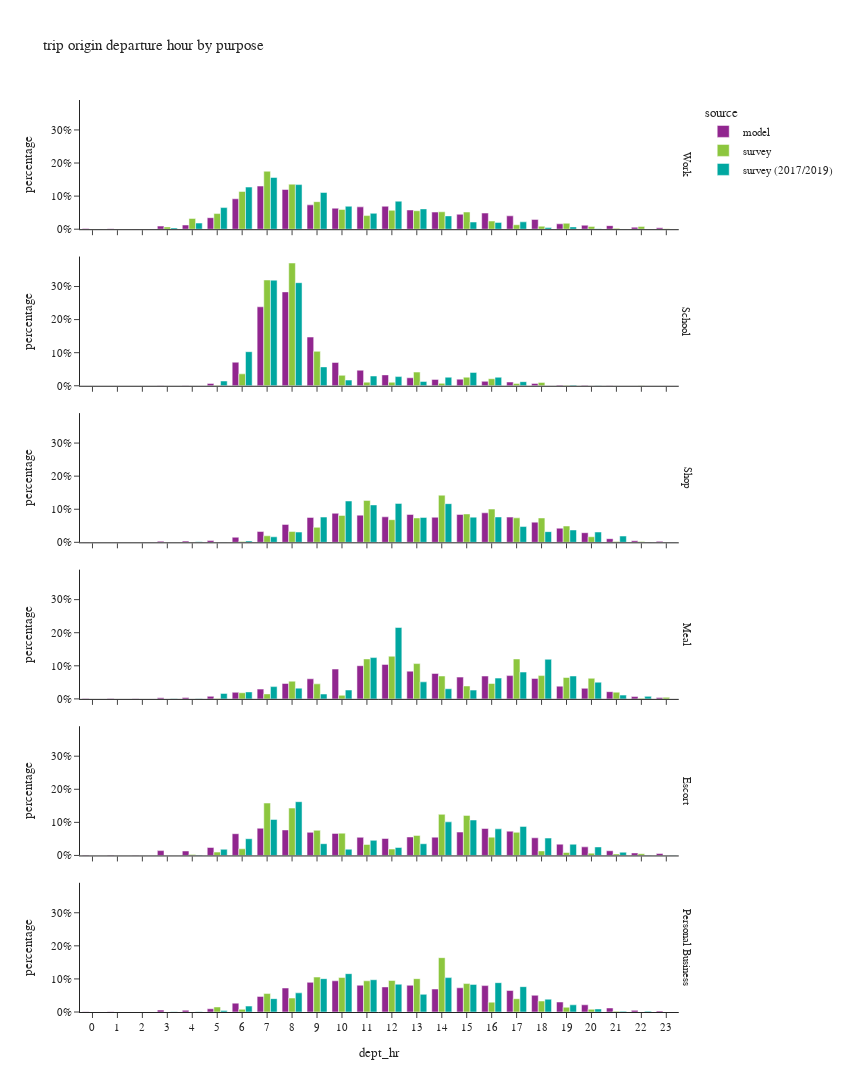

Write notebook code for a chart like this one.
### Code cell
df_plot = df_trip.groupby(['dept_hr','dpurp_label','source'])['trexpfac'].agg(sample_count='size', trexpfac='sum').reset_index()
df_plot['percentage'] = df_plot.groupby(['dpurp_label','source'], group_keys=False)['trexpfac']. \
    apply(lambda x: x / float(x.sum()))

fig = px.bar(df_plot.sort_values(['source','dpurp_label']),
             x="dept_hr", y="percentage", color="source",barmode="group",
             facet_row='dpurp_label',
             hover_data=['trexpfac','sample_count'],
             title="trip origin departure hour by purpose")
fig.update_layout(height=1500, width=850)
fig.for_each_annotation(lambda a: a.update(text = a.text.split("=")[-1]))
fig.for_each_xaxis(lambda a: a.update(dict(dtick = 1, categoryorder='category ascending')))
fig.for_each_yaxis(lambda a: a.update(dict(tickformat=".0%")))
fig.show()

### Figure 1 — Plotly figure (JSON) as saved in the notebook; plotly's stock layout.template omitted (floating-point values rounded to 4 significant figures)
{"data": [{"alignmentgroup": "True", "customdata": [[5015.0, 5015.0], [3434.0, 3434.0], [1235.0, 1235.0], [26930.0, 26930.0], [36080.0, 36080.0], [99280.0, 99280.0], [262300.0, 262300.0], [372100.0, 372100.0], [342500.0, 342500.0], [209900.0, 209900.0], [181300.0, 181300.0], [192700.0, 192700.0], [197900.0, 197900.0], [165900.0, 165900.0], [147800.0, 147800.0], [128900.0, 128900.0], [139300.0, 139300.0], [115300.0, 115300.0], [84520.0, 84520.0], [46510.0, 46510.0], [34290.0, 34290.0], [30780.0, 30780.0], [17460.0, 17460.0], [12490.0, 12490.0]], "hovertemplate": "source=model<br>dpurp_label=Work<br>dept_hr=%{x}<br>percentage=%{y}<br>trexpfac=%{customdata[0]}<br>sample_count=%{customdata[1]}<extra></extra>", "legendgroup": "model", "marker": {"color": "#91268F", "pattern": {"shape": ""}}, "name": "model", "offsetgroup": "model", "orientation": "v", "showlegend": true, "textposition": "auto", "type": "bar", "x": [0, 1, 2, 3, 4, 5, 6, 7, 8, 9, 10, 11, 12, 13, 14, 15, 16, 17, 18, 19, 20, 21, 22, 23], "xaxis": "x6", "y": [0.001757, 0.001203, 0.0004328, 0.009436, 0.01264, 0.03479, 0.09192, 0.1304, 0.12, 0.07357, 0.06351, 0.06753, 0.06933, 0.05813, 0.05179, 0.04516, 0.04881, 0.04041, 0.02961, 0.0163, 0.01201, 0.01079, 0.006116, 0.004376], "yaxis": "y6"}, {"alignmentgroup": "True", "customdata": [[19.0, 19.0], [6.0, 6.0], [0.0, 0.0], [467.0, 467.0], [574.0, 574.0], [4526.0, 4526.0], [45680.0, 45680.0], [153100.0, 153100.0], [182100.0, 182100.0], [94480.0, 94480.0], [45200.0, 45200.0], [30200.0, 30200.0], [21080.0, 21080.0], [15500.0, 15500.0], [12360.0, 12360.0], [12800.0, 12800.0], [8598.0, 8598.0], [7278.0, 7278.0], [4483.0, 4483.0], [1392.0, 1392.0], [1103.0, 1103.0], [567.0, 567.0], [112.0, 112.0], [69.0, 69.0]], "hovertemplate": "source=model<br>dpurp_label=School<br>dept_hr=%{x}<br>percentage=%{y}<br>trexpfac=%{customdata[0]}<br>sample_count=%{customdata[1]}<extra></extra>", "legendgroup": "model", "marker": {"color": "#91268F", "pattern": {"shape": ""}}, "name": "model", "offsetgroup": "model", "orientation": "v", "showlegend": false, "textposition": "auto", "type": "bar", "x": [0, 1, 2, 3, 4, 5, 6, 7, 8, 9, 10, 11, 12, 13, 14, 15, 16, 17, 18, 19, 20, 21, 22, 23], "xaxis": "x5", "y": [2.961e-05, 9.35e-06, 0.0, 0.0007277, 0.0008945, 0.007053, 0.07119, 0.2386, 0.2838, 0.1472, 0.07044, 0.04707, 0.03284, 0.02415, 0.01926, 0.01994, 0.0134, 0.01134, 0.006986, 0.002169, 0.001719, 0.0008836, 0.0001745, 0.0001075], "yaxis": "y5"}, {"alignmentgroup": "True", "customdata": [[1132.0, 1132.0], [812.0, 812.0], [352.0, 352.0], [6315.0, 6315.0], [6457.0, 6457.0], [10120.0, 10120.0], [27440.0, 27440.0], [58300.0, 58300.0], [96680.0, 96680.0], [134400.0, 134400.0], [156700.0, 156700.0], [146700.0, 146700.0], [137600.0, 137600.0], [150400.0, 150400.0], [135400.0, 135400.0], [150500.0, 150500.0], [159300.0, 159300.0], [136100.0, 136100.0], [109000.0, 109000.0], [76260.0, 76260.0], [52000.0, 52000.0], [19610.0, 19610.0], [8657.0, 8657.0], [5363.0, 5363.0]], "hovertemplate": "source=model<br>dpurp_label=Shop<br>dept_hr=%{x}<br>percentage=%{y}<br>trexpfac=%{customdata[0]}<br>sample_count=%{customdata[1]}<extra></extra>", "legendgroup": "model", "marker": {"color": "#91268F", "pattern": {"shape": ""}}, "name": "model", "offsetgroup": "model", "orientation": "v", "showlegend": false, "textposition": "auto", "type": "bar", "x": [0, 1, 2, 3, 4, 5, 6, 7, 8, 9, 10, 11, 12, 13, 14, 15, 16, 17, 18, 19, 20, 21, 22, 23], "xaxis": "x4", "y": [0.000634, 0.0004547, 0.0001971, 0.003537, 0.003616, 0.00567, 0.01537, 0.03265, 0.05414, 0.07526, 0.08773, 0.08218, 0.07707, 0.08425, 0.07581, 0.08427, 0.08924, 0.07622, 0.06104, 0.04271, 0.02912, 0.01098, 0.004848, 0.003003], "yaxis": "y4"}, {"alignmentgroup": "True", "customdata": [[1452.0, 1452.0], [1196.0, 1196.0], [559.0, 559.0], [4189.0, 4189.0], [5051.0, 5051.0], [9351.0, 9351.0], [24170.0, 24170.0], [35950.0, 35950.0], [56580.0, 56580.0], [73940.0, 73940.0], [109800.0, 109800.0], [122000.0, 122000.0], [126900.0, 126900.0], [102000.0, 102000.0], [93490.0, 93490.0], [80120.0, 80120.0], [84070.0, 84070.0], [85650.0, 85650.0], [75390.0, 75390.0], [46830.0, 46830.0], [38880.0, 38880.0], [26530.0, 26530.0], [8522.0, 8522.0], [4995.0, 4995.0]], "hovertemplate": "source=model<br>dpurp_label=Meal<br>dept_hr=%{x}<br>percentage=%{y}<br>trexpfac=%{customdata[0]}<br>sample_count=%{customdata[1]}<extra></extra>", "legendgroup": "model", "marker": {"color": "#91268F", "pattern": {"shape": ""}}, "name": "model", "offsetgroup": "model", "orientation": "v", "showlegend": false, "textposition": "auto", "type": "bar", "x": [0, 1, 2, 3, 4, 5, 6, 7, 8, 9, 10, 11, 12, 13, 14, 15, 16, 17, 18, 19, 20, 21, 22, 23], "xaxis": "x3", "y": [0.001192, 0.0009822, 0.0004591, 0.00344, 0.004148, 0.00768, 0.01985, 0.02953, 0.04647, 0.06073, 0.09017, 0.1002, 0.1042, 0.08376, 0.07678, 0.0658, 0.06904, 0.07034, 0.06191, 0.03846, 0.03193, 0.02179, 0.006999, 0.004102], "yaxis": "y3"}, {"alignmentgroup": "True", "customdata": [[3097.0, 3097.0], [2228.0, 2228.0], [1012.0, 1012.0], [28660.0, 28660.0], [26600.0, 26600.0], [47290.0, 47290.0], [129200.0, 129200.0], [161600.0, 161600.0], [151600.0, 151600.0], [137400.0, 137400.0], [131200.0, 131200.0], [107800.0, 107800.0], [100700.0, 100700.0], [109800.0, 109800.0], [108700.0, 108700.0], [139000.0, 139000.0], [160100.0, 160100.0], [144300.0, 144300.0], [104900.0, 104900.0], [67100.0, 67100.0], [50970.0, 50970.0], [27830.0, 27830.0], [14870.0, 14870.0], [11460.0, 11460.0]], "hovertemplate": "source=model<br>dpurp_label=Escort<br>dept_hr=%{x}<br>percentage=%{y}<br>trexpfac=%{customdata[0]}<br>sample_count=%{customdata[1]}<extra></extra>", "legendgroup": "model", "marker": {"color": "#91268F", "pattern": {"shape": ""}}, "name": "model", "offsetgroup": "model", "orientation": "v", "showlegend": false, "textposition": "auto", "type": "bar", "x": [0, 1, 2, 3, 4, 5, 6, 7, 8, 9, 10, 11, 12, 13, 14, 15, 16, 17, 18, 19, 20, 21, 22, 23], "xaxis": "x2", "y": [0.001574, 0.001132, 0.0005143, 0.01457, 0.01352, 0.02404, 0.06569, 0.08216, 0.07704, 0.06982, 0.06667, 0.0548, 0.0512, 0.05578, 0.05526, 0.07064, 0.08139, 0.07335, 0.05332, 0.0341, 0.02591, 0.01414, 0.007557, 0.005823], "yaxis": "y2"}, {"alignmentgroup": "True", "customdata": [[625.0, 625.0], [369.0, 369.0], [152.0, 152.0], [4913.0, 4913.0], [4582.0, 4582.0], [8217.0, 8217.0], [22630.0, 22630.0], [39800.0, 39800.0], [61230.0, 61230.0], [75720.0, 75720.0], [79640.0, 79640.0], [68350.0, 68350.0], [64000.0, 64000.0], [68200.0, 68200.0], [58680.0, 58680.0], [61760.0, 61760.0], [67400.0, 67400.0], [54820.0, 54820.0], [42670.0, 42670.0], [25500.0, 25500.0], [18360.0, 18360.0], [10260.0, 10260.0], [4177.0, 4177.0], [2570.0, 2570.0]], "hovertemplate": "source=model<br>dpurp_label=Personal Business<br>dept_hr=%{x}<br>percentage=%{y}<br>trexpfac=%{customdata[0]}<br>sample_count=%{customdata[1]}<extra></extra>", "legendgroup": "model", "marker": {"color": "#91268F", "pattern": {"shape": ""}}, "name": "model", "offsetgroup": "model", "orientation": "v", "showlegend": false, "textposition": "auto", "type": "bar", "x": [0, 1, 2, 3, 4, 5, 6, 7, 8, 9, 10, 11, 12, 13, 14, 15, 16, 17, 18, 19, 20, 21, 22, 23], "xaxis": "x", "y": [0.00074, 0.0004369, 0.00018, 0.005817, 0.005425, 0.009728, 0.0268, 0.04712, 0.07249, 0.08965, 0.09429, 0.08092, 0.07577, 0.08075, 0.06947, 0.07312, 0.0798, 0.0649, 0.05052, 0.0302, 0.02174, 0.01215, 0.004945, 0.003043], "yaxis": "y"}, {"alignmentgroup": "True", "customdata": [[877.6, 3.0], [44.98, 1.0], [0.0, 0.0], [11560.0, 19.0], [54580.0, 39.0], [79410.0, 96.0], [191800.0, 251.0], [294500.0, 426.0], [228800.0, 431.0], [139900.0, 244.0], [100300.0, 152.0], [69160.0, 132.0], [96010.0, 187.0], [93780.0, 142.0], [88460.0, 105.0], [87310.0, 83.0], [41400.0, 54.0], [22540.0, 49.0], [15150.0, 24.0], [30200.0, 19.0], [14130.0, 12.0], [4438.0, 9.0], [14130.0, 6.0], [2330.0, 6.0]], "hovertemplate": "source=survey<br>dpurp_label=Work<br>dept_hr=%{x}<br>percentage=%{y}<br>trexpfac=%{customdata[0]}<br>sample_count=%{customdata[1]}<extra></extra>", "legendgroup": "survey", "marker": {"color": "#8CC63E", "pattern": {"shape": ""}}, "name": "survey", "offsetgroup": "survey", "orientation": "v", "showlegend": true, "textposition": "auto", "type": "bar", "x": [0, 1, 2, 3, 4, 5, 6, 7, 8, 9, 10, 11, 12, 13, 14, 15, 16, 17, 18, 19, 20, 21, 22, 23], "xaxis": "x6", "y": [0.0005222, 2.676e-05, 0.0, 0.006878, 0.03247, 0.04724, 0.1141, 0.1752, 0.1361, 0.08323, 0.05969, 0.04115, 0.05712, 0.05579, 0.05263, 0.05194, 0.02463, 0.01341, 0.009014, 0.01796, 0.008407, 0.00264, 0.008405, 0.001386], "yaxis": "y6"}, {"alignmentgroup": "True", "customdata": [[0.0, 0.0], [0.0, 0.0], [0.0, 0.0], [0.0, 0.0], [0.0, 0.0], [869.0, 2.0], [20220.0, 26.0], [179600.0, 223.0], [208400.0, 245.0], [58420.0, 56.0], [17720.0, 18.0], [6109.0, 12.0], [5934.0, 10.0], [23220.0, 13.0], [4061.0, 15.0], [14560.0, 16.0], [11930.0, 10.0], [3751.0, 20.0], [5734.0, 4.0], [827.0, 3.0], [0.0, 0.0], [0.0, 0.0], [365.9, 1.0], [0.0, 0.0]], "hovertemplate": "source=survey<br>dpurp_label=School<br>dept_hr=%{x}<br>percentage=%{y}<br>trexpfac=%{customdata[0]}<br>sample_count=%{customdata[1]}<extra></extra>", "legendgroup": "survey", "marker": {"color": "#8CC63E", "pattern": {"shape": ""}}, "name": "survey", "offsetgroup": "survey", "orientation": "v", "showlegend": false, "textposition": "auto", "type": "bar", "x": [0, 1, 2, 3, 4, 5, 6, 7, 8, 9, 10, 11, 12, 13, 14, 15, 16, 17, 18, 19, 20, 21, 22, 23], "xaxis": "x5", "y": [0.0, 0.0, 0.0, 0.0, 0.0, 0.001547, 0.03599, 0.3197, 0.371, 0.104, 0.03155, 0.01088, 0.01056, 0.04133, 0.007229, 0.02593, 0.02124, 0.006678, 0.01021, 0.001472, 0.0, 0.0, 0.0006515, 0.0], "yaxis": "y5"}, {"alignmentgroup": "True", "customdata": [[74.84, 1.0], [0.0, 0.0], [306.3, 1.0], [0.0, 0.0], [1225.0, 1.0], [665.8, 4.0], [3048.0, 7.0], [26980.0, 33.0], [44710.0, 58.0], [62220.0, 127.0], [111600.0, 202.0], [173800.0, 231.0], [93900.0, 197.0], [101100.0, 177.0], [195500.0, 212.0], [117700.0, 183.0], [137900.0, 184.0], [101500.0, 162.0], [100900.0, 123.0], [67530.0, 120.0], [23010.0, 42.0], [3868.0, 7.0], [3627.0, 9.0], [1005.0, 4.0]], "hovertemplate": "source=survey<br>dpurp_label=Shop<br>dept_hr=%{x}<br>percentage=%{y}<br>trexpfac=%{customdata[0]}<br>sample_count=%{customdata[1]}<extra></extra>", "legendgroup": "survey", "marker": {"color": "#8CC63E", "pattern": {"shape": ""}}, "name": "survey", "offsetgroup": "survey", "orientation": "v", "showlegend": false, "textposition": "auto", "type": "bar", "x": [0, 1, 2, 3, 4, 5, 6, 7, 8, 9, 10, 11, 12, 13, 14, 15, 16, 17, 18, 19, 20, 21, 22, 23], "xaxis": "x4", "y": [5.454e-05, 0.0, 0.0002232, 0.0, 0.000893, 0.0004852, 0.002221, 0.01966, 0.03258, 0.04534, 0.08132, 0.1267, 0.06843, 0.07369, 0.1425, 0.08575, 0.1005, 0.07398, 0.07356, 0.04921, 0.01677, 0.002819, 0.002643, 0.0007327], "yaxis": "y4"}, {"alignmentgroup": "True", "customdata": [[0.0, 0.0], [0.0, 0.0], [0.0, 0.0], [0.0, 0.0], [0.0, 0.0], [1023.0, 4.0], [13310.0, 17.0], [10840.0, 32.0], [38410.0, 46.0], [32630.0, 59.0], [7727.0, 36.0], [86740.0, 122.0], [92570.0, 150.0], [76630.0, 91.0], [49690.0, 62.0], [28020.0, 73.0], [33380.0, 94.0], [86610.0, 121.0], [50550.0, 109.0], [46400.0, 69.0], [44730.0, 50.0], [14600.0, 11.0], [1100.0, 8.0], [3298.0, 3.0]], "hovertemplate": "source=survey<br>dpurp_label=Meal<br>dept_hr=%{x}<br>percentage=%{y}<br>trexpfac=%{customdata[0]}<br>sample_count=%{customdata[1]}<extra></extra>", "legendgroup": "survey", "marker": {"color": "#8CC63E", "pattern": {"shape": ""}}, "name": "survey", "offsetgroup": "survey", "orientation": "v", "showlegend": false, "textposition": "auto", "type": "bar", "x": [0, 1, 2, 3, 4, 5, 6, 7, 8, 9, 10, 11, 12, 13, 14, 15, 16, 17, 18, 19, 20, 21, 22, 23], "xaxis": "x3", "y": [0.0, 0.0, 0.0, 0.0, 0.0, 0.001424, 0.01853, 0.01509, 0.05348, 0.04543, 0.01076, 0.1208, 0.1289, 0.1067, 0.06919, 0.03901, 0.04648, 0.1206, 0.07038, 0.0646, 0.06227, 0.02033, 0.001532, 0.004591], "yaxis": "y3"}, {"alignmentgroup": "True", "customdata": [[9.538, 1.0], [0.0, 0.0], [0.0, 0.0], [0.0, 0.0], [3757.0, 1.0], [15340.0, 12.0], [30490.0, 28.0], [240400.0, 204.0], [217300.0, 225.0], [115300.0, 89.0], [102200.0, 66.0], [50290.0, 53.0], [29330.0, 66.0], [91850.0, 80.0], [188700.0, 163.0], [183800.0, 195.0], [83960.0, 140.0], [106100.0, 136.0], [20800.0, 56.0], [13510.0, 43.0], [10400.0, 20.0], [6831.0, 14.0], [7931.0, 11.0], [74.84, 1.0]], "hovertemplate": "source=survey<br>dpurp_label=Escort<br>dept_hr=%{x}<br>percentage=%{y}<br>trexpfac=%{customdata[0]}<br>sample_count=%{customdata[1]}<extra></extra>", "legendgroup": "survey", "marker": {"color": "#8CC63E", "pattern": {"shape": ""}}, "name": "survey", "offsetgroup": "survey", "orientation": "v", "showlegend": false, "textposition": "auto", "type": "bar", "x": [0, 1, 2, 3, 4, 5, 6, 7, 8, 9, 10, 11, 12, 13, 14, 15, 16, 17, 18, 19, 20, 21, 22, 23], "xaxis": "x2", "y": [6.282e-06, 0.0, 0.0, 0.0, 0.002474, 0.01011, 0.02008, 0.1583, 0.1431, 0.07594, 0.0673, 0.03312, 0.01932, 0.0605, 0.1243, 0.121, 0.0553, 0.06987, 0.0137, 0.008897, 0.006853, 0.004499, 0.005224, 4.929e-05], "yaxis": "y2"}, {"alignmentgroup": "True", "customdata": [[0.0, 0.0], [0.0, 0.0], [0.0, 0.0], [0.0, 0.0], [0.0, 0.0], [9288.0, 4.0], [4956.0, 13.0], [34050.0, 50.0], [25750.0, 56.0], [64520.0, 106.0], [63650.0, 114.0], [57580.0, 94.0], [58150.0, 96.0], [61550.0, 108.0], [100300.0, 97.0], [52490.0, 75.0], [18180.0, 64.0], [24530.0, 54.0], [20260.0, 41.0], [8765.0, 19.0], [5001.0, 10.0], [1529.0, 2.0], [46.94, 1.0], [218.2, 1.0]], "hovertemplate": "source=survey<br>dpurp_label=Personal Business<br>dept_hr=%{x}<br>percentage=%{y}<br>trexpfac=%{customdata[0]}<br>sample_count=%{customdata[1]}<extra></extra>", "legendgroup": "survey", "marker": {"color": "#8CC63E", "pattern": {"shape": ""}}, "name": "survey", "offsetgroup": "survey", "orientation": "v", "showlegend": false, "textposition": "auto", "type": "bar", "x": [0, 1, 2, 3, 4, 5, 6, 7, 8, 9, 10, 11, 12, 13, 14, 15, 16, 17, 18, 19, 20, 21, 22, 23], "xaxis": "x", "y": [0.0, 0.0, 0.0, 0.0, 0.0, 0.01521, 0.008114, 0.05575, 0.04216, 0.1056, 0.1042, 0.09426, 0.09519, 0.1008, 0.1642, 0.08594, 0.02976, 0.04016, 0.03317, 0.01435, 0.008187, 0.002503, 7.685e-05, 0.0003571], "yaxis": "y"}, {"alignmentgroup": "True", "customdata": [[663.4, 1.0], [0.0, 0.0], [0.0, 0.0], [8132.0, 24.0], [38620.0, 88.0], [135600.0, 318.0], [264400.0, 851.0], [324700.0, 1469.0], [279900.0, 1356.0], [230500.0, 818.0], [144100.0, 424.0], [99710.0, 355.0], [175900.0, 560.0], [127500.0, 476.0], [83520.0, 305.0], [45030.0, 216.0], [42830.0, 157.0], [46200.0, 119.0], [10320.0, 58.0], [14510.0, 30.0], [2861.0, 19.0], [1577.0, 2.0], [35.33, 2.0], [0.0, 0.0]], "hovertemplate": "source=survey (2017/2019)<br>dpurp_label=Work<br>dept_hr=%{x}<br>percentage=%{y}<br>trexpfac=%{customdata[0]}<br>sample_count=%{customdata[1]}<extra></extra>", "legendgroup": "survey (2017/2019)", "marker": {"color": "#00A7A0", "pattern": {"shape": ""}}, "name": "survey (2017/2019)", "offsetgroup": "survey (2017/2019)", "orientation": "v", "showlegend": true, "textposition": "auto", "type": "bar", "x": [0, 1, 2, 3, 4, 5, 6, 7, 8, 9, 10, 11, 12, 13, 14, 15, 16, 17, 18, 19, 20, 21, 22, 23], "xaxis": "x6", "y": [0.0003194, 0.0, 0.0, 0.003916, 0.0186, 0.06532, 0.1273, 0.1564, 0.1348, 0.111, 0.06938, 0.04801, 0.08468, 0.06141, 0.04022, 0.02168, 0.02063, 0.02225, 0.00497, 0.006988, 0.001378, 0.0007594, 1.701e-05, 0.0], "yaxis": "y6"}, {"alignmentgroup": "True", "customdata": [[0.0, 0.0], [0.0, 0.0], [0.0, 0.0], [0.0, 0.0], [0.0, 0.0], [7799.0, 10.0], [55970.0, 85.0], [173500.0, 353.0], [169400.0, 445.0], [31020.0, 94.0], [9351.0, 42.0], [16040.0, 33.0], [15080.0, 65.0], [7117.0, 44.0], [14030.0, 44.0], [21930.0, 40.0], [13980.0, 41.0], [6723.0, 27.0], [164.0, 7.0], [1247.0, 5.0], [312.3, 1.0], [2.722, 1.0], [0.0, 0.0], [0.0, 0.0]], "hovertemplate": "source=survey (2017/2019)<br>dpurp_label=School<br>dept_hr=%{x}<br>percentage=%{y}<br>trexpfac=%{customdata[0]}<br>sample_count=%{customdata[1]}<extra></extra>", "legendgroup": "survey (2017/2019)", "marker": {"color": "#00A7A0", "pattern": {"shape": ""}}, "name": "survey (2017/2019)", "offsetgroup": "survey (2017/2019)", "orientation": "v", "showlegend": false, "textposition": "auto", "type": "bar", "x": [0, 1, 2, 3, 4, 5, 6, 7, 8, 9, 10, 11, 12, 13, 14, 15, 16, 17, 18, 19, 20, 21, 22, 23], "xaxis": "x5", "y": [0.0, 0.0, 0.0, 0.0, 0.0, 0.01434, 0.1029, 0.3192, 0.3116, 0.05705, 0.0172, 0.0295, 0.02773, 0.01309, 0.02581, 0.04033, 0.02572, 0.01236, 0.0003016, 0.002293, 0.0005744, 5.007e-06, 0.0, 0.0], "yaxis": "y5"}, {"alignmentgroup": "True", "customdata": [[71.4, 2.0], [0.0, 0.0], [0.0, 0.0], [23.56, 2.0], [2803.0, 5.0], [1110.0, 6.0], [7784.0, 25.0], [30620.0, 66.0], [56800.0, 103.0], [140200.0, 218.0], [229400.0, 339.0], [207600.0, 406.0], [216100.0, 356.0], [138300.0, 336.0], [214700.0, 394.0], [139800.0, 370.0], [140800.0, 416.0], [87570.0, 412.0], [59290.0, 332.0], [68540.0, 251.0], [57270.0, 146.0], [34800.0, 64.0], [1152.0, 18.0], [2124.0, 7.0]], "hovertemplate": "source=survey (2017/2019)<br>dpurp_label=Shop<br>dept_hr=%{x}<br>percentage=%{y}<br>trexpfac=%{customdata[0]}<br>sample_count=%{customdata[1]}<extra></extra>", "legendgroup": "survey (2017/2019)", "marker": {"color": "#00A7A0", "pattern": {"shape": ""}}, "name": "survey (2017/2019)", "offsetgroup": "survey (2017/2019)", "orientation": "v", "showlegend": false, "textposition": "auto", "type": "bar", "x": [0, 1, 2, 3, 4, 5, 6, 7, 8, 9, 10, 11, 12, 13, 14, 15, 16, 17, 18, 19, 20, 21, 22, 23], "xaxis": "x4", "y": [3.887e-05, 0.0, 0.0, 1.283e-05, 0.001526, 0.0006043, 0.004238, 0.01667, 0.03093, 0.07632, 0.1249, 0.113, 0.1177, 0.0753, 0.1169, 0.0761, 0.07665, 0.04767, 0.03228, 0.03732, 0.03118, 0.01894, 0.000627, 0.001156], "yaxis": "y4"}, {"alignmentgroup": "True", "customdata": [[0.0, 0.0], [0.0, 0.0], [0.0, 0.0], [42.3, 1.0], [69.89, 1.0], [12180.0, 12.0], [15500.0, 39.0], [27330.0, 62.0], [23910.0, 78.0], [10780.0, 59.0], [19700.0, 81.0], [91960.0, 339.0], [159000.0, 410.0], [37950.0, 169.0], [22560.0, 130.0], [19550.0, 107.0], [46260.0, 178.0], [59740.0, 271.0], [88180.0, 307.0], [50970.0, 175.0], [37180.0, 97.0], [8391.0, 29.0], [5615.0, 15.0], [0.0, 0.0]], "hovertemplate": "source=survey (2017/2019)<br>dpurp_label=Meal<br>dept_hr=%{x}<br>percentage=%{y}<br>trexpfac=%{customdata[0]}<br>sample_count=%{customdata[1]}<extra></extra>", "legendgroup": "survey (2017/2019)", "marker": {"color": "#00A7A0", "pattern": {"shape": ""}}, "name": "survey (2017/2019)", "offsetgroup": "survey (2017/2019)", "orientation": "v", "showlegend": false, "textposition": "auto", "type": "bar", "x": [0, 1, 2, 3, 4, 5, 6, 7, 8, 9, 10, 11, 12, 13, 14, 15, 16, 17, 18, 19, 20, 21, 22, 23], "xaxis": "x3", "y": [0.0, 0.0, 0.0, 5.74e-05, 9.485e-05, 0.01653, 0.02103, 0.03709, 0.03244, 0.01463, 0.02674, 0.1248, 0.2158, 0.0515, 0.03062, 0.02654, 0.06278, 0.08107, 0.1197, 0.06918, 0.05045, 0.01139, 0.007621, 0.0], "yaxis": "y3"}, {"alignmentgroup": "True", "customdata": [[0.0, 0.0], [0.0, 0.0], [0.0, 0.0], [0.0, 0.0], [951.0, 7.0], [17160.0, 26.0], [46800.0, 85.0], [100800.0, 275.0], [150500.0, 340.0], [32870.0, 90.0], [17330.0, 52.0], [42300.0, 81.0], [22250.0, 84.0], [32760.0, 101.0], [94060.0, 146.0], [99250.0, 226.0], [74510.0, 249.0], [81380.0, 198.0], [48590.0, 108.0], [31360.0, 72.0], [23800.0, 70.0], [9013.0, 36.0], [307.6, 17.0], [524.6, 5.0]], "hovertemplate": "source=survey (2017/2019)<br>dpurp_label=Escort<br>dept_hr=%{x}<br>percentage=%{y}<br>trexpfac=%{customdata[0]}<br>sample_count=%{customdata[1]}<extra></extra>", "legendgroup": "survey (2017/2019)", "marker": {"color": "#00A7A0", "pattern": {"shape": ""}}, "name": "survey (2017/2019)", "offsetgroup": "survey (2017/2019)", "orientation": "v", "showlegend": false, "textposition": "auto", "type": "bar", "x": [0, 1, 2, 3, 4, 5, 6, 7, 8, 9, 10, 11, 12, 13, 14, 15, 16, 17, 18, 19, 20, 21, 22, 23], "xaxis": "x2", "y": [0.0, 0.0, 0.0, 0.0, 0.001026, 0.01853, 0.05051, 0.1088, 0.1624, 0.03547, 0.01871, 0.04566, 0.02401, 0.03536, 0.1015, 0.1071, 0.08042, 0.08783, 0.05245, 0.03384, 0.02568, 0.009727, 0.0003319, 0.0005662], "yaxis": "y2"}, {"alignmentgroup": "True", "customdata": [[0.0, 0.0], [0.0, 0.0], [0.0, 0.0], [994.8, 3.0], [586.6, 3.0], [5559.0, 20.0], [23600.0, 71.0], [53130.0, 142.0], [76230.0, 235.0], [132600.0, 300.0], [152600.0, 335.0], [128400.0, 285.0], [110500.0, 317.0], [70280.0, 297.0], [136800.0, 340.0], [109900.0, 296.0], [116800.0, 329.0], [100900.0, 256.0], [50940.0, 197.0], [28580.0, 96.0], [12080.0, 48.0], [2764.0, 20.0], [3357.0, 8.0], [18.28, 1.0]], "hovertemplate": "source=survey (2017/2019)<br>dpurp_label=Personal Business<br>dept_hr=%{x}<br>percentage=%{y}<br>trexpfac=%{customdata[0]}<br>sample_count=%{customdata[1]}<extra></extra>", "legendgroup": "survey (2017/2019)", "marker": {"color": "#00A7A0", "pattern": {"shape": ""}}, "name": "survey (2017/2019)", "offsetgroup": "survey (2017/2019)", "orientation": "v", "showlegend": false, "textposition": "auto", "type": "bar", "x": [0, 1, 2, 3, 4, 5, 6, 7, 8, 9, 10, 11, 12, 13, 14, 15, 16, 17, 18, 19, 20, 21, 22, 23], "xaxis": "x", "y": [0.0, 0.0, 0.0, 0.0007555, 0.0004455, 0.004222, 0.01793, 0.04035, 0.05789, 0.1007, 0.1159, 0.09752, 0.08393, 0.05337, 0.1039, 0.08348, 0.08869, 0.07662, 0.03869, 0.0217, 0.009177, 0.002099, 0.00255, 1.388e-05], "yaxis": "y"}], "layout": {"annotations": [{"font": {}, "showarrow": false, "text": "Personal Business", "textangle": 90, "x": 0.98, "xanchor": "left", "xref": "paper", "y": 0.07083, "yanchor": "middle", "yref": "paper"}, {"font": {}, "showarrow": false, "text": "Escort", "textangle": 90, "x": 0.98, "xanchor": "left", "xref": "paper", "y": 0.2425, "yanchor": "middle", "yref": "paper"}, {"font": {}, "showarrow": false, "text": "Meal", "textangle": 90, "x": 0.98, "xanchor": "left", "xref": "paper", "y": 0.4142, "yanchor": "middle", "yref": "paper"}, {"font": {}, "showarrow": false, "text": "Shop", "textangle": 90, "x": 0.98, "xanchor": "left", "xref": "paper", "y": 0.5858, "yanchor": "middle", "yref": "paper"}, {"font": {}, "showarrow": false, "text": "School", "textangle": 90, "x": 0.98, "xanchor": "left", "xref": "paper", "y": 0.7575, "yanchor": "middle", "yref": "paper"}, {"font": {}, "showarrow": false, "text": "Work", "textangle": 90, "x": 0.98, "xanchor": "left", "xref": "paper", "y": 0.9292, "yanchor": "middle", "yref": "paper"}], "barmode": "group", "height": 1500, "legend": {"title": {"text": "source"}, "tracegroupgap": 0}, "title": {"text": "trip origin departure hour by purpose"}, "width": 850, "xaxis": {"anchor": "y", "categoryorder": "category ascending", "domain": [0.0, 0.98], "dtick": 1, "title": {"text": "dept_hr"}}, "xaxis2": {"anchor": "y2", "categoryorder": "category ascending", "domain": [0.0, 0.98], "dtick": 1, "matches": "x", "showticklabels": false}, "xaxis3": {"anchor": "y3", "categoryorder": "category ascending", "domain": [0.0, 0.98], "dtick": 1, "matches": "x", "showticklabels": false}, "xaxis4": {"anchor": "y4", "categoryorder": "category ascending", "domain": [0.0, 0.98], "dtick": 1, "matches": "x", "showticklabels": false}, "xaxis5": {"anchor": "y5", "categoryorder": "category ascending", "domain": [0.0, 0.98], "dtick": 1, "matches": "x", "showticklabels": false}, "xaxis6": {"anchor": "y6", "categoryorder": "category ascending", "domain": [0.0, 0.98], "dtick": 1, "matches": "x", "showticklabels": false}, "yaxis": {"anchor": "x", "domain": [0.0, 0.1417], "tickformat": ".0%", "title": {"text": "percentage"}}, "yaxis2": {"anchor": "x2", "domain": [0.1717, 0.3133], "matches": "y", "tickformat": ".0%", "title": {"text": "percentage"}}, "yaxis3": {"anchor": "x3", "domain": [0.3433, 0.485], "matches": "y", "tickformat": ".0%", "title": {"text": "percentage"}}, "yaxis4": {"anchor": "x4", "domain": [0.515, 0.6567], "matches": "y", "tickformat": ".0%", "title": {"text": "percentage"}}, "yaxis5": {"anchor": "x5", "domain": [0.6867, 0.8283], "matches": "y", "tickformat": ".0%", "title": {"text": "percentage"}}, "yaxis6": {"anchor": "x6", "domain": [0.8583, 1.0], "matches": "y", "tickformat": ".0%", "title": {"text": "percentage"}}}}
